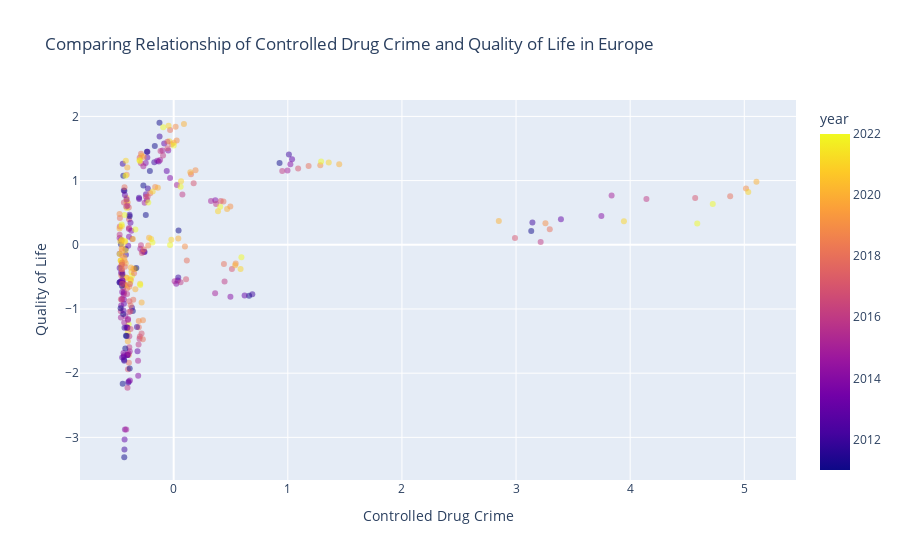

The code cell stored with this chart in its notebook:
### Code cell
fig = px.scatter(
    combined,
    x='safety',
    y='qol',
    color='year',
    opacity=0.5,
    labels={'safety': 'Controlled Drug Crime', 'qol': 'Quality of Life'},
    title='Comparing Relationship of Controlled Drug Crime and Quality of Life in Europe',
    hover_data=['country', 'year']
)

fig

### Figure 1 — Plotly figure (JSON) as saved in the notebook; plotly's stock layout.template omitted (floating-point values rounded to 4 significant figures; data arrays with more than 128 entries replaced by an {"elided": "..."} marker saying what was removed)
{"data": [{"customdata": {"elided": "324x2 mixed values"}, "hovertemplate": "Controlled Drug Crime=%{x}<br>Quality of Life=%{y}<br>country=%{customdata[0]}<br>year=%{marker.color}<extra></extra>", "legendgroup": "", "marker": {"color": {"elided": "324 int values"}, "coloraxis": "coloraxis", "opacity": 0.5, "symbol": "circle"}, "mode": "markers", "name": "", "orientation": "v", "showlegend": false, "type": "scatter", "x": {"elided": "324 float values"}, "xaxis": "x", "y": {"elided": "324 float values"}, "yaxis": "y"}], "layout": {"coloraxis": {"colorbar": {"title": {"text": "year"}}, "colorscale": [[0, "#0d0887"], [0.1111, "#46039f"], [0.2222, "#7201a8"], [0.3333, "#9c179e"], [0.4444, "#bd3786"], [0.5556, "#d8576b"], [0.6667, "#ed7953"], [0.7778, "#fb9f3a"], [0.8889, "#fdca26"], [1, "#f0f921"]]}, "legend": {"tracegroupgap": 0}, "title": {"text": "Comparing Relationship of Controlled Drug Crime and Quality of Life in Europe"}, "xaxis": {"anchor": "y", "domain": [0, 1], "title": {"text": "Controlled Drug Crime"}}, "yaxis": {"anchor": "x", "domain": [0, 1], "title": {"text": "Quality of Life"}}}}
